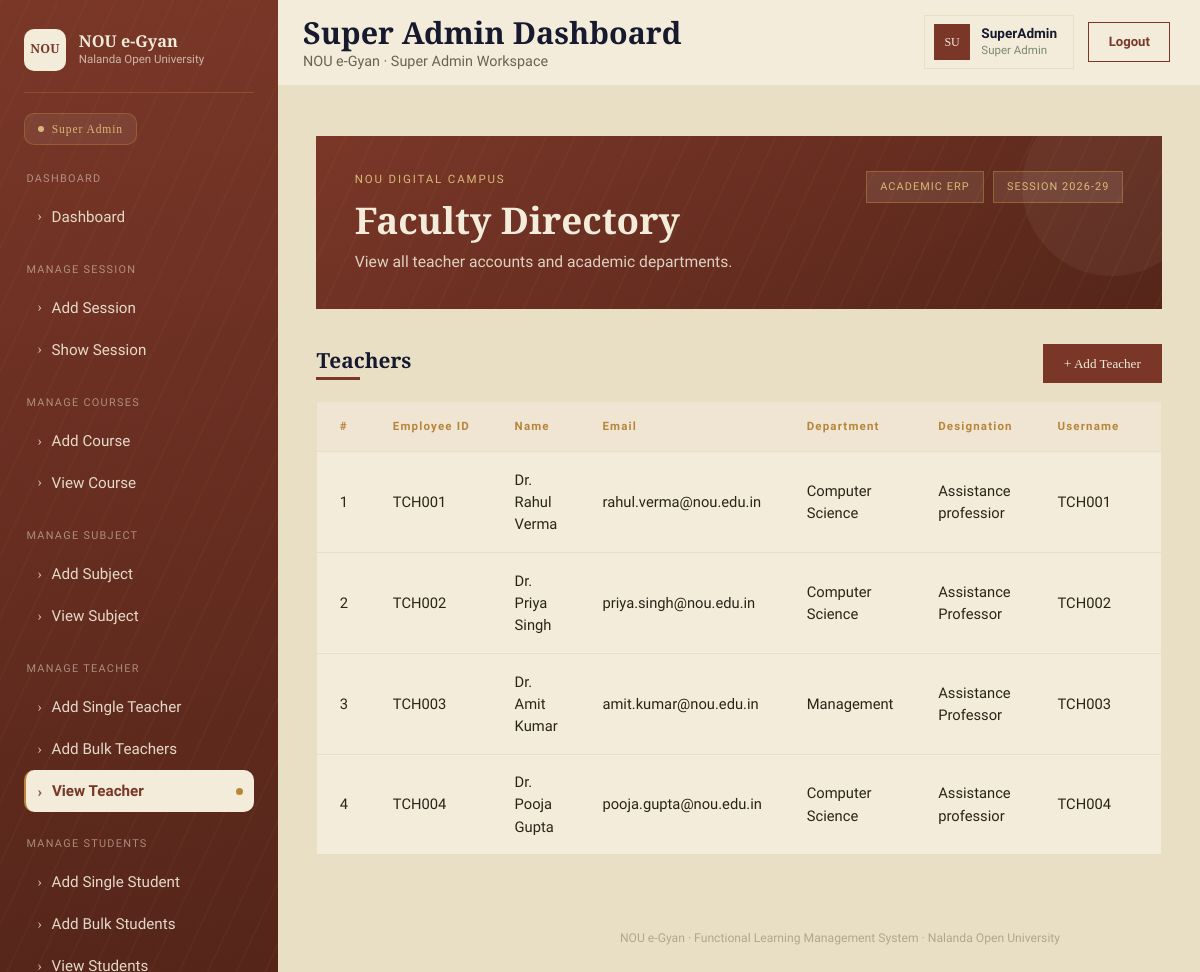
The page /superadmindash/view-teacher (signed in) on the database its author committed.
### myapp/models.py (models this page shows, shortened)
class AddTeacher(models.Model):
    user=models.OneToOneField(
        User,
        on_delete=models.CASCADE,
        related_name="Teacher"
    )
    id=models.IntegerField(primary_key=True,auto_created=True)
    employee_id=models.CharField(max_length=20,blank=None,null=True)
    teacher_name=models.CharField(max_length=50)
    email=models.EmailField(max_length=50,blank=None,null=True)
    mobile=models.CharField(max_length=13,blank=None,null=True)
    department=models.CharField(max_length=50,blank=None,null=True)
    designation=models.CharField(max_length=50,blank=None,null=True)
    username=models.CharField(max_length=50,blank=None,null=True)
    password=models.CharField(max_length=50,blank=None,null=True)
    status=models.CharField(max_length=20,blank=None,null=True)
    Dor=models.DateTimeField(null=True)
    Dou=models.DateTimeField(null=True)
    Dod=models.DateTimeField(null=True)

### myapp/views.py (the view)
# urls.py: path('superadmindash/view-teacher',views.view_teacher,name="view_teacher"),
@cache_control(no_cache=True,must_revalidate=True,no_store=True)
@login_required
def view_teacher(request):
    ab=AddTeacher.objects.all()
    return render(request, 'superadmin/view_teacher.html',{'ab':ab})

### myapp/templates/superadmin/view_teacher.html (shortened to what this page needs)
{% extends "superadmin/base.html" %} {% block content %}
<div class="main-content">
  <div class="hero">
    <div class="hero-top">
      <div>
        <div class="eyebrow">NOU DIGITAL CAMPUS</div>
        <h1>Faculty Directory</h1>
        <div class="sub">
          View all teacher accounts and academic departments.
        </div>
      </div>
      <div class="hero-badges">
        <div class="hero-badge">ACADEMIC ERP</div>
        <div class="hero-badge">SESSION 2026-29</div>
      </div>
    </div>
  </div>
  <div class="list-head">
    <div>
      <h2>Teachers</h2>
      <div class="title-rule"></div>
    </div>
    <button class="btn-add">+ Add Teacher</button>
  </div>
  <div class="table-card">
    <table>
      <thead>
        <tr>
          <th>#</th>
          <th>Employee ID</th>
          <th>Name</th>
          <th>Email</th>
          <th>Department</th>
          <th>Designation</th>
          <th>Username</th>
          <th>Status</th>
        </tr>
      </thead>
      <tbody>
        {% for i in ab %}
        <tr>
          <td>{{i.id}}</td>
          <td>{{i.employee_id}}</td>
          <td>{{i.teacher_name}}</td>
          <td>{{i.email}}</td>
          <td>{{i.department}}</td>
          <td>{{i.designation}}</td>
          <td>{{i.username}}</td>
          <td><span class="status-pill">{{i.status}}</span></td>
        </tr>
        {% endfor %}
      </tbody>
    </table>
  </div>
</div>
{% endblock content %}

### myapp/static/css/style.css (style rules this page uses)
:root { --ink: #171a2e; --ink-soft: #262b48; --brick: #7a3728; --brick-deep: #55251a; --parchment: #f3ecda; --parchment-2: #e9dfc5; --brass: #b8863b; --brass-soft: #d8b876; --sage: #7c8a6e; --ink-text: #2a2418; --font-display: "Cinzel", serif; --font-body: "Work Sans", sans-serif; --sidebar-w: 278px; }
* { box-sizing: border-box; }
body { background: var(--parchment-2); font-family: var(--font-body); color: var(--ink-text); min-height: 100vh; }

### myapp/templates/superadmin/view_teacher.html (style rules this page uses)
:root { --ink: #171a2e; --brick: #7a3728; --brick-deep: #55251a; --parchment: #f3ecda; --parchment-2: #e9dfc5; --brass: #b8863b; --brass-soft: #d8b876; --sage: #7c8a6e; --ink-text: #2a2418; --font-display: "Cinzel", serif; --font-body: "Work Sans", sans-serif; }
* { box-sizing: border-box; }
body { background: var(--parchment-2); font-family: var(--font-body); color: var(--ink-text); }
.main-content { margin-left: 278px; padding: 2.2rem 2.4rem 3rem; }
.hero { background: repeating-linear-gradient( 115deg, rgba(184, 134, 59, 0.06) 0 2px, transparent 2px 26px ), linear-gradient(150deg, var(--brick) 0%, var(--brick-deep) 100%); color: var(--parchment); padding: 2.2rem 2.4rem; position: relative; overflow: hidden; margin-bottom: 2.2rem; }
.hero::after { content: ""; position: absolute; right: -40px; top: -40px; width: 180px; height: 180px; border-radius: 50%; background: rgba(243, 236, 218, 0.05); }
.hero-top { display: flex; align-items: flex-start; justify-content: space-between; gap: 1rem; flex-wrap: wrap; }
.hero-badges { display: flex; gap: 0.6rem; flex-wrap: wrap; }
.hero-badge { background: rgba(243, 236, 218, 0.1); border: 1px solid rgba(184, 134, 59, 0.5); color: var(--brass-soft); font-size: 0.68rem; letter-spacing: 0.1em; padding: 0.4rem 0.8rem; white-space: nowrap; }
.hero .eyebrow { font-size: 0.72rem; letter-spacing: 0.16em; color: var(--brass-soft); margin-bottom: 0.6rem; }
.hero h1 { font-family: var(--font-display); font-weight: 700; font-size: 2.3rem; margin-bottom: 0.5rem; }
.hero .sub { font-size: 0.98rem; color: rgba(243, 236, 218, 0.85); max-width: 48ch; }
.form-card h2, .list-head h2 { font-family: var(--font-display); font-size: 1.3rem; font-weight: 600; color: var(--ink); margin-bottom: 0.25rem; }
.title-rule { width: 44px; height: 3px; background: var(--brick); margin-bottom: 1.8rem; }
.btn-add { background: var(--brick); color: var(--parchment); font-family: var(--font-display); font-size: 0.82rem; padding: 0.6rem 1.3rem; border: none; white-space: nowrap; transition: background 0.2s ease, transform 0.15s ease; }
.list-head { display: flex; align-items: center; justify-content: space-between; margin-bottom: 1.1rem; }
.list-head .title-rule { margin-bottom: 0; }
.table-card { background: var(--parchment); border: 1px solid var(--parchment-2); overflow-x: auto; }
.table-card table { width: 100%; border-collapse: collapse; min-width: 720px; }
.table-card thead th { font-size: 0.72rem; letter-spacing: 0.1em; color: var(--brass); text-align: left; padding: 1rem 1.4rem; border-bottom: 1.5px solid var(--parchment-2); background: rgba(122, 55, 40, 0.04); white-space: nowrap; }
.table-card tbody td { padding: 1.05rem 1.4rem; font-size: 0.92rem; color: var(--ink-text); border-bottom: 1px solid var(--parchment-2); }
.table-card tbody tr:last-child td { border-bottom: none; }

### rows shown on the page
AddTeacher: id "1", employee_id "TCH001", teacher_name "Dr. Rahul Verma", email "rahul.verma@nou.edu.in", department "Computer Science", designation "Assistance professior", username "TCH001"
AddTeacher: id "2", employee_id "TCH002", teacher_name "Dr. Priya Singh", email "priya.singh@nou.edu.in", department "Computer Science", designation "Assistance Professor", username "TCH002"
AddTeacher: id "3", employee_id "TCH003", teacher_name "Dr. Amit Kumar", email "amit.kumar@nou.edu.in", department "Management", designation "Assistance Professor", username "TCH003"
AddTeacher: id "4", employee_id "TCH004", teacher_name "Dr. Pooja Gupta", email "pooja.gupta@nou.edu.in", department "Computer Science", designation "Assistance professior", username "TCH004"

### other values the page prints
{{ page_title|default:"Super Admin Dashboard" }} "Super Admin Dashboard"
